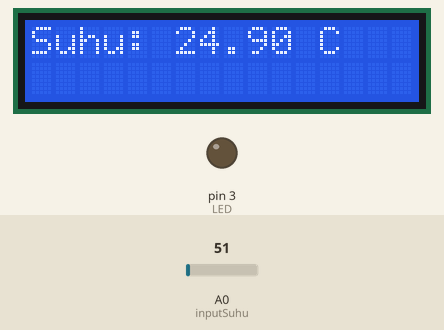
A sketch run on a simulated Arduino Uno, built with avr-gcc and run on an emulated ATmega328P. Shown: 16×2 character LCD, output pins drawn as LEDs (lit = HIGH). The test bench sets the inputs (shaded band); at power-on: A0 (inputSuhu) = 51. What the sketch prints to the serial monitor is not drawn.

Above: at 1.2 s.
1.3 s: A0 (inputSuhu) set to 23
At 2.1 s:
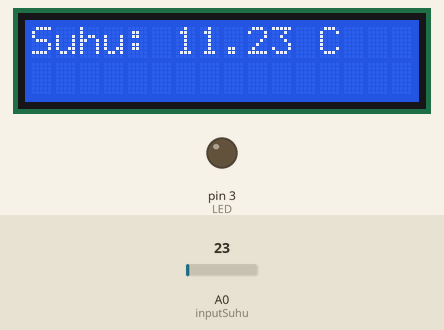
3.1 s: A0 (inputSuhu) set to 19
At 3.7 s:
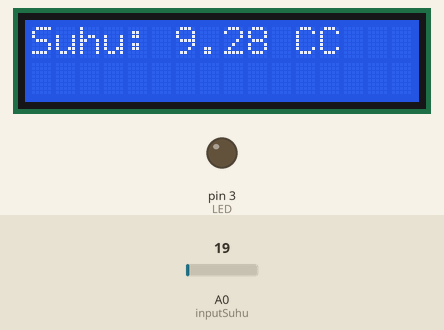
4.6 s: A0 (inputSuhu) set to 51
At 5.2 s:
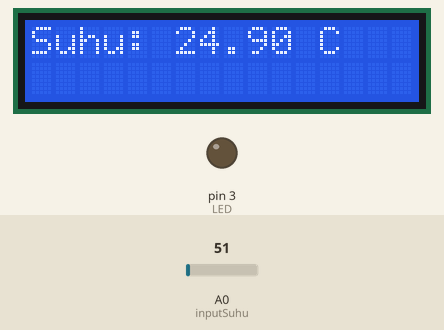
6.2 s: A0 (inputSuhu) set to 62
At 6.8 s:
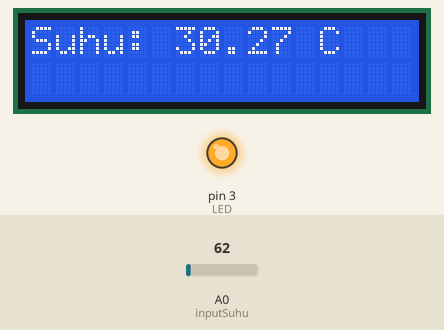
Timing chart, 0 to 8.7 s (numbered marks = the images above; inputs shaded):
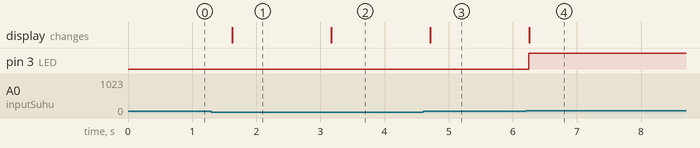

The sketch:

Sensor_Suhu_LM35_dengan_LCD.ino
```cpp
#include <Wire.h>
#include <LiquidCrystal_I2C.h>
LiquidCrystal_I2C lcd(0x27, 16, 2);

const int inputSuhu = A0;
const int LED = 3;
float Valueinput;
float teganganInput;
float suhu;

void setup() {
  lcd.begin(16, 2);
  lcd.backlight();
  pinMode(inputSuhu, INPUT);
  pinMode(LED, OUTPUT);
  Serial.begin(9600);
}

void loop() {
  Valueinput = analogRead(inputSuhu);
  teganganInput = (Valueinput * 5000.0) / 1024.0;
  suhu = teganganInput / 10.0;

  Serial.print("Suhu(ºC): ");
  Serial.print(suhu);
  Serial.print("  Tegangan(mV): ");
  Serial.println(teganganInput);

  if (suhu >= 27) {
    digitalWrite(LED, HIGH);
  } else {
    digitalWrite(LED, LOW);
  }

  lcd.setCursor(0, 0);
  lcd.print("Suhu: ");
  lcd.setCursor(6, 0);
  lcd.print(suhu, 2);
  lcd.print(" C");

  delay(500);
}
```

Measured:
- the behaviour switches between 21 and 20 on A0 (inputSuhu) (found by bisection; images 1 and 2)
- the behaviour switches between 55 and 56 on A0 (inputSuhu) (found by bisection; images 3 and 4)
- after the input at 1.3 s, the display: changes after 0.33 s (image 1)
- after the input at 3.1 s, the display: changes after 0.07 s (image 2)
- after the input at 4.6 s, the display: changes after 0.11 s (image 3)
- after the input at 6.2 s, pin 3 (LED): LOW → HIGH after 0.05 s; the display: changes after 0.06 s (image 4)
